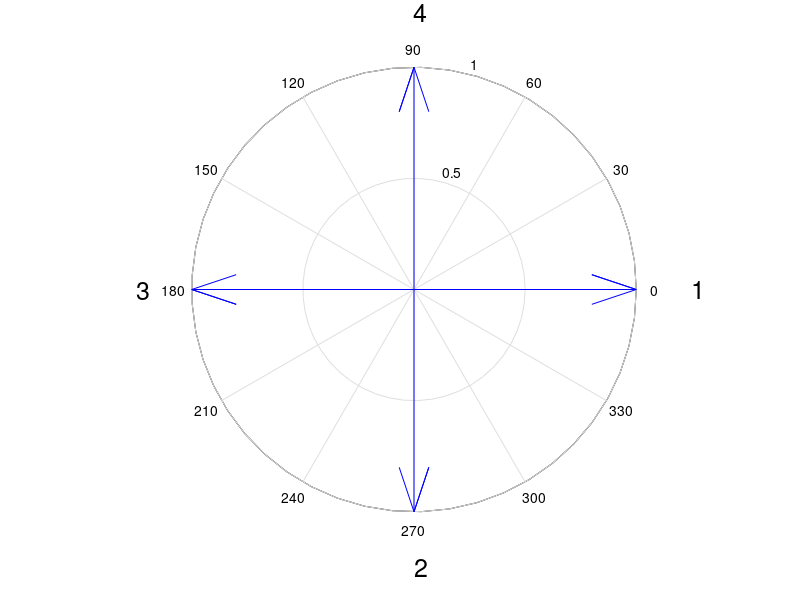

Source code (MATLAB):
% AutoWinding.m
% For arranging AC machine's windings and auto excitation arrangement in Ansys Maxwell.
% By JIANG M. Y. on 2022-07-15.

% ===Instruction===
% 1. Fill the "input" according to your model.
% 2. Run the script in "Tools > Run script"
% 3. The name of winding terminal should be in the form of "TerminalName_TerminalNumber", (e.g. Terminal_3).

clear
clc
close all

% Input
mode=2;
% mode=1 for single layer in Maxwell 2D
% mode=2 for double layer in Maxwell 2D
% mode=3 for single layer in Maxwell 3D
% mode=4 for double layer in Maxwell 3D
OutputFilename='test1.vbs';        % Filename of .vbs
ProjectName='TP1';         % Filename of .aedtC1
DesignName='noload';        % Name of the design
TerminalName1='Coil';     % Name of the winding terminal
TerminalName2='Coilu';     % Name of the winding terminal (For mode 2 and mode 4)
WindingNames={'A', 'B'};         % Names of windings, like 'A', 'B', 'C'
BigOrSmallPhaseBelt=0;          % Big Phase Belt or small phase belt. E.g., for 3 phase, big phase belt=120 deg belt=1, small phase belt=60 deg belt=0.
p=12;       % Pole pairs
z=16;       % Slots
coil_pitch=0;       % 0 for auto coil pitch calculation, [1, +inf) for manual control, -1001 for drum coil, -1002 for pole coil
NName='N';  % Name for parameter of the number of conductors
Nc=0;        % Number of one layer conductors, Nc=0 for already set
FlagCreateWinding=0;    % Switch of create winding, 1 for need to create, 0 for no need
ManualInput=[]; % Manual input in number, empty the array when not needed
pDS=[]; % For doubly salient structure, empty the array when not needed
nHarmonic=10;  % PPN of high order harmonics
%=========================================================
m= length(WindingNames); % Phases
% Auto calculate the coil pitch (usually 5/6 of whole pitch)
tau=z/(2*p); % Pole pitch
if coil_pitch==0
    coil_pitch=floor(tau*5/6);
    if coil_pitch==0
        coil_pitch=1;
    end
elseif coil_pitch==-1001
    coil_pitch=0;
elseif coil_pitch==-1002
    coil_pitch=tau;
end

alf=p*360/z;        % Electric angle between two slots in deg

% Display
fprintf('Coil pitch = %d slot(s)\n',coil_pitch)
fprintf('Pole pitch = %.2f slot(s)\n',tau)
fprintf('Slot angle = %.4f deg\n',alf)
fprintf('Phase belt = %d deg\n',360/(m*(2-BigOrSmallPhaseBelt)))

% Calculate the electric angle of every slot (0 deg - 359 deg)
for i=1:z
    slot_deg(i)=(i-1)*alf+0.0001;
end
    % Doubly Salient structure
if ~isempty(pDS)
    for i=1:pDS
        for j=1:z/(2*pDS)
            slot_deg(z/(2*pDS)*(2*i-1)+j)=slot_deg(z/(2*pDS)*(2*i-1)+j)+180;
        end
    end
end
for i=1:z
    while(1)
        if slot_deg(i)>=360
            slot_deg(i)=slot_deg(i)-360;
        else
            break
        end
    end
end

% Plot slot-star vectogram
n = z / gcd(z,p);
% if n == p
%     n = 2*n;
% end
for i=1:n
    c(i)=complex(cosd(slot_deg(i)),sind(slot_deg(i)));
end
compass(c)
for i=1:n
    text(1.25*cosd(slot_deg(i)),1.25*sind(slot_deg(i)),num2str(i),'FontSize',18);
end

% Sort the phase of slots by band
if BigOrSmallPhaseBelt==0 % Small phase belt
    BandDeg=360/(2*m); % Degree of one band
    if mod(m,2)==1 % For odd phase
        for i=1:m
            BandPos(i,1)=(2*i-2)*BandDeg;
            BandPos(i,2)=(2*i-1)*BandDeg;
            BandNeg(i,1)=180+(2*i-2)*BandDeg;
            BandNeg(i,2)=180+(2*i-1)*BandDeg;
        end
    else %For even phase
        for i=1:m
            BandPos(i,1)=(i-1)*BandDeg;
            BandPos(i,2)=i*BandDeg;
            BandNeg(i,1)=180+(i-1)*BandDeg;
            BandNeg(i,2)=180+i*BandDeg;
        end
    end

    for i=1:m
        for j=1:2
            if BandPos(i,j)>360
                BandPos(i,j)=BandPos(i,j)-360;
            end
            if BandNeg(i,j)>360
                BandNeg(i,j)=BandNeg(i,j)-360;
            end
        end
    end

    [row,col]=size(BandPos);
    for i=1:z
        for j=1:row
            if slot_deg(i)>=BandPos(j,1) && slot_deg(i)<BandPos(j,2)
                slot_phase_in(i)=j;
            end
        end
        for j=1:row
            if slot_deg(i)>=BandNeg(j,1) && slot_deg(i)<BandNeg(j,2)
                slot_phase_in(i)=-j;
            end
        end
    end
elseif BigOrSmallPhaseBelt==1 % Big phase belt
    BandDeg=360/(m); % Degree of one band
    for i=1:m
        BandPos(i,1)=(i-1)*BandDeg;
        BandPos(i,2)=(i)*BandDeg;
    end

    for i=1:m
        for j=1:2
            if BandPos(i,j)>360
                BandPos(i,j)=BandPos(i,j)-360;
            end
        end
    end

    [row,col]=size(BandPos);
    for i=1:z
        for j=1:row
            if slot_deg(i)>=BandPos(j,1) && slot_deg(i)<BandPos(j,2)
                slot_phase_in(i)=j;
            end
        end
    end
end

% Manual override
if ~isempty(ManualInput)
    slot_phase_in=ManualInput;
end

% Calculate the outside layer of slots (for double layer lapcoil)
for i=1:coil_pitch
    slot_phase_out(i)=-slot_phase_in(z-coil_pitch+i);
end
for i=1:z-coil_pitch
    slot_phase_out(i+coil_pitch)=-slot_phase_in(i);
end

SLOT=[slot_phase_out;slot_phase_in];

% Calculate the pitch factor
% if coil_pitch==0
%     k_p1=1;
% else
%     k_p1=sind(coil_pitch/(z/(2*p))*90);
% end
%
% Calculate the distribution factor
% q=z/(2*p*m);    % Slots per phase per pole
% [N,D]=rat(q);
% if D~=1
%     q=N;
%     alf=60/N;
% end
% k_d1=sind(q*alf/2)/(q*sind(alf/2));
% ns=1;
% for i=1:length(slot_phase_in)
%     if slot_phase_in(i)==1
%         S1(ns)=i;
%         ns=ns+1;
%     end
%     if slot_phase_in(i)==-1
%         S1(ns)=-i;
%         ns=ns+1;
%     end
% end
% for j=1:length(S1)
%     E1(i,j)=sign(S1(j))*exp(1i*2*pi*HarmonicPPN(i)/z*abs(S1(j)));
% end
%
% % Calculate the winding factor
% k_w1=k_d1*k_p1;
%
% % Calculate the High order harmonics' winding factor
% for i=1:nHarmonic
%     k_pn(i)=sind(i*coil_pitch/(z/(2*p))*90);
%     k_dn(i)=sind(i*q*alf/2)/(q*sind(i*alf/2));
%     k_wn(i)=k_dn(i)*k_pn(i);
% end

% Select the first phase array
ns=1;
for i=1:length(slot_phase_in)
    if slot_phase_in(i)==1
        S1(ns)=i;
        ns=ns+1;
    end
    if slot_phase_in(i)==-1
        S1(ns)=-i;
        ns=ns+1;
    end
end

for i=1:nHarmonic
    for j=1:length(S1)
        E1(i,j)=sign(S1(j))*complex(cosd(slot_deg(abs(S1(j)))),sind(slot_deg(abs(S1(j)))));
    end
    k_dn(i)=1/length(S1)*abs(sum(E1(i,:)));
    if k_dn(i)<1e-4
        k_dn(i)=0;
    end
    tau_n(i)=z/(2*i*p);
    k_pn(i)=sind(coil_pitch/tau_n(i)*90);
    k_wn(i)=k_dn(i)*k_pn(i);
end

% Display
fprintf('Pitch factor = %.4f\n',k_pn(1))
fprintf('Distribution factor = %.4f\n',k_dn(1))
fprintf('Winding factor = %.4f\n',k_wn(1))
fprintf('++++++++++++++++++++++\n')

% Rename and print the phase of each slot
for i=1:length(WindingNames)
    WindingNamesPos{i}=['+',WindingNames{i}];
    WindingNamesNeg{i}=['-',WindingNames{i}];
end
for i=1:2
    for j=1:z
        if SLOT(i,j)>0
            SHOW{i,j}=WindingNamesPos{SLOT(i,j)};
        else
            SHOW{i,j}=WindingNamesNeg{-SLOT(i,j)};
        end
        fprintf('%s ',SHOW{i,j})
    end
    fprintf('\n')
end

for i=1:z
    SHOW{3,i}=num2str(i-1);
    SLOT(3,i)=i-1;
end

% .vbs output

% Configure output file
Dat=fopen(OutputFilename,'w');
fprintf(Dat,'''------------------------------------------\n');
fprintf(Dat,'''AutoWinding by JIANG M. Y.\n');
fprintf(Dat,'''Last Modified: %s\n',datestr(now,31));
fprintf(Dat,'''------------------------------------------\n');
fclose(Dat);
fid=fopen(OutputFilename,'a');
% ---Prefix---
fprintf(fid,'Dim oAnsoftApp\n');
fprintf(fid,'Dim oDesktop \n');
fprintf(fid,'Dim oProject \n');
fprintf(fid,'Dim oDesign \n');
fprintf(fid,'Dim oEditor\n');
fprintf(fid,'Dim oModule\n');
fprintf(fid,'Set oAnsoftApp = CreateObject("Ansoft.ElectronicsDesktop")\n');
fprintf(fid,'Set oDesktop = oAnsoftApp.GetAppDesktop()\n');
fprintf(fid,'oDesktop.RestoreWindow\n');
% ---Set---
fprintf(fid,'Set oProject = oDesktop.SetActiveProject("%s")\n',ProjectName);
fprintf(fid,'Set oDesign = oProject.SetActiveDesign("%s")\n',DesignName);
fprintf(fid,'Set oModule = oDesign.GetModule("BoundarySetup")\n');
% ---Add the number of conducters per layer
if Nc~=0
    fprintf(fid,'oDesign.ChangeProperty Array("NAME:AllTabs", Array("NAME:LocalVariableTab", Array("NAME:PropServers",  _\n');
    fprintf(fid,'  "LocalVariables"), Array("NAME:NewProps", Array("NAME:%s", "PropType:=", "VariableProp", "UserDef:=",  _\n', NName);
    fprintf(fid,'  true, "Value:=", "%d"))))\n',Nc);
end
% ---Add winding---
if FlagCreateWinding==1
    for i=1:length(WindingNames)
        fprintf(fid,'oModule.AssignWindingGroup Array("NAME:Winding%s", "Type:=", "Current", "IsSolid:=",  _\n',WindingNames{i});
        fprintf(fid,'  false, "Current:=", "0mA", "Resistance:=", "0ohm", "Inductance:=", "0nH", "Voltage:=",  _\n');
        fprintf(fid,'  "0mV", "ParallelBranchesNum:=", "1")\n');
    end
end
% ---Arrange winding---

for i=1:length(SLOT)
    if mode==1 || mode==2
        if SLOT(3,i)==0
            fprintf(fid,'oModule.AssignCoil Array("NAME:%s", "Objects:=", Array( _\n',TerminalName1);
        else
            fprintf(fid,'oModule.AssignCoil Array("NAME:%s_Separate%d", "Objects:=", Array( _\n',TerminalName1,SLOT(3,i));
        end
    else
        if SLOT(3,i)==0
            fprintf(fid,'oModule.AssignCoilTerminal Array("NAME:%s", "Objects:=", Array( _\n',TerminalName1);
        else
            fprintf(fid,'oModule.AssignCoilTerminal Array("NAME:%s_Separate%d", "Objects:=", Array( _\n',TerminalName1,SLOT(3,i));
        end
    end

    if i==1
        fprintf(fid,'  "%s"), "Conductor number:=", "%s", ',TerminalName1,NName);
    else
        fprintf(fid,'  "%s_Separate%d"), "Conductor number:=", "%s", ',TerminalName1,SLOT(3,i),NName);
    end
    if SLOT(2,i)>0
        if mode==1 || mode==2
            fprintf(fid,'"PolarityType:=", "Positive")\n');
        else
            fprintf(fid,'"Point out of terminal:=", false)\n');
        end
    else
        if mode==1 || mode==2
            fprintf(fid,'"PolarityType:=", "Negative")\n');
        else
            fprintf(fid,'"Point out of terminal:=", true)\n');
        end
    end
    if mode==1 || mode==2
        fprintf(fid,'oModule.AddWindingCoils ');
    else
        fprintf(fid,'oModule.AddWindingTerminals ');
    end
    if SLOT(3,i)==0
        fprintf(fid,'"Winding%s", Array("%s")\n',WindingNames{abs(SLOT(2,i))},TerminalName1);
    else
        fprintf(fid,'"Winding%s", Array("%s_Separate%d")\n',WindingNames{abs(SLOT(2,i))},TerminalName1,SLOT(3,i));
    end
end


if mode==2 || mode==4
    for i=1:length(SLOT)
        if mode==1 || mode==2
            if SLOT(3,i)==0
                fprintf(fid,'oModule.AssignCoil Array("NAME:%s", "Objects:=", Array( _\n',TerminalName2);
            else
                fprintf(fid,'oModule.AssignCoil Array("NAME:%s_Separate%d", "Objects:=", Array( _\n',TerminalName2,SLOT(3,i));
            end
        else
            if SLOT(3,i)==0
                fprintf(fid,'oModule.AssignCoilTerminal Array("NAME:%s", "Objects:=", Array( _\n',TerminalName2);
            else
                fprintf(fid,'oModule.AssignCoilTerminal Array("NAME:%s_Separate%d", "Objects:=", Array( _\n',TerminalName2,SLOT(3,i));
            end
        end

        if i==1
            fprintf(fid,'  "%s"), "Conductor number:=", "%s", ',TerminalName2,NName);
        else
            fprintf(fid,'  "%s_Separate%d"), "Conductor number:=", "%s", ',TerminalName2,SLOT(3,i),NName);
        end
        if SLOT(1,i)>0
            if mode==2
                fprintf(fid,'"PolarityType:=", "Positive")\n');
            else
                fprintf(fid,'"Point out of terminal:=", false)\n');
            end
        else
            if mode==2
                fprintf(fid,'"PolarityType:=", "Negative")\n');
            else
                fprintf(fid,'"Point out of terminal:=", true)\n');
            end
        end
        if mode==1 || mode==2
            fprintf(fid,'oModule.AddWindingCoils ');
        else
            fprintf(fid,'oModule.AddWindingTerminals ');
        end
        if SLOT(3,i)==0
            fprintf(fid,'"Winding%s", Array("%s")\n',WindingNames{abs(SLOT(1,i))},TerminalName2);
        else
            fprintf(fid,'"Winding%s", Array("%s_Separate%d")\n',WindingNames{abs(SLOT(1,i))},TerminalName2,SLOT(3,i));
        end
    end
end
fclose('all');
